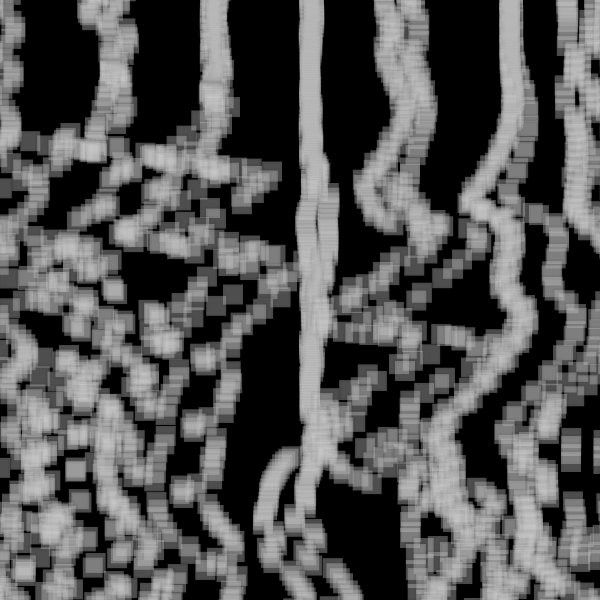
Frame 1 (no input)
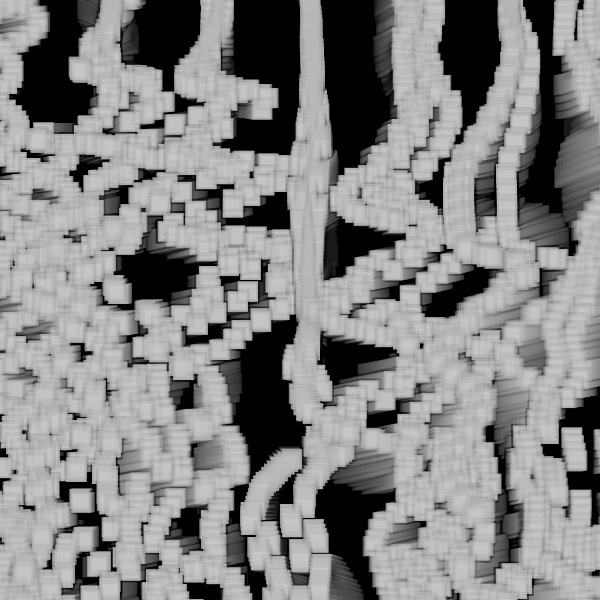
Frame 60 (no input)
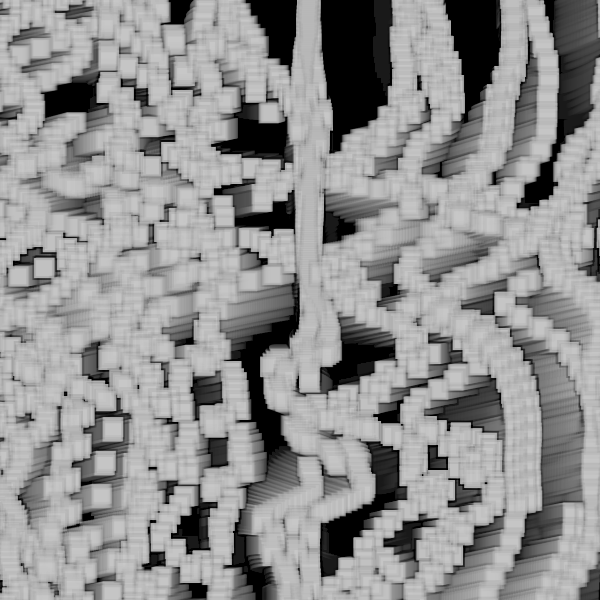
Frame 120 (the mouse pressed at the canvas centre since frame 60)

The p5.js sketch that drew these frames (run headless with seeded random() and noise() and a simulated clock; from frame 60 on, the mouse is pressed at the canvas centre):

// p5.js sketch
// ── sketch.js
//inspo from Fiona 

let moverSystems = [];
let num = 10;
let cells, cols, rows;
let offset, margin;
let cellW, cellH;
let bg;
let graphics;

function setup() {
  w = 600;
  var canvas;
    if(windowWidth>=600 && windowHeight >=600){
      canvas = createCanvas(600, 600);
    }
    else{
      canvas = createCanvas(windowWidth, windowHeight - 100);
    }

  var x = (windowWidth - width) / 2;
  var y = (windowHeight - height) / 2;

  canvas.position(x, y);
  background(0);
  noStroke();

}
var t = 0;

function draw(){
  background(0, 5)
  t+=1/600
  fill(200, 100)
  for(var x=0;x<width+30;x+=100){
    for(var y=-40;y<height+40;y+=2){
      stroke(10, 10)
      strokeWeight(4)
      var a=noise(x,y/width,t)*50
    　 var b=noise(x,y/width+t)*5
      rect(x+cos(b)*(sin(a)-sin(x|y))*50,y+sin(a)*10, 20, 20);
     }
  }
}
